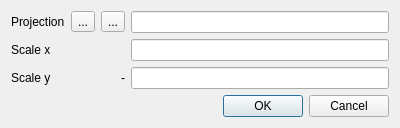
<?xml version="1.0" encoding="UTF-8"?>
<ui version="4.0">
 <class>IDlgNoMapConfig</class>
 <widget class="QDialog" name="IDlgNoMapConfig">
  <property name="geometry">
   <rect>
    <x>0</x>
    <y>0</y>
    <width>400</width>
    <height>118</height>
   </rect>
  </property>
  <property name="windowTitle">
   <string>Map Setup...</string>
  </property>
  <layout class="QVBoxLayout" name="verticalLayout">
   <item>
    <layout class="QGridLayout" name="gridLayout">
     <item row="0" column="0">
      <widget class="QLabel" name="label">
       <property name="text">
        <string>Projection</string>
       </property>
      </widget>
     </item>
     <item row="0" column="1" colspan="2">
      <layout class="QHBoxLayout" name="horizontalLayout">
       <item>
        <widget class="QToolButton" name="toolRestoreDefault">
         <property name="toolTip">
          <string>restore default</string>
         </property>
         <property name="text">
          <string>...</string>
         </property>
         <property name="icon">
          <iconset resource="resources.qrc">
           <normaloff>:/icons/refresh.png</normaloff>:/icons/refresh.png</iconset>
         </property>
        </widget>
       </item>
       <item>
        <widget class="QToolButton" name="toolProjWizzard">
         <property name="toolTip">
          <string>projection wizzard</string>
         </property>
         <property name="text">
          <string>...</string>
         </property>
         <property name="icon">
          <iconset resource="resources.qrc">
           <normaloff>:/icons/iconWizzard16x16.png</normaloff>:/icons/iconWizzard16x16.png</iconset>
         </property>
        </widget>
       </item>
      </layout>
     </item>
     <item row="0" column="3">
      <widget class="QLineEdit" name="lineProjection"/>
     </item>
     <item row="1" column="0">
      <widget class="QLabel" name="label_2">
       <property name="text">
        <string>Scale x</string>
       </property>
      </widget>
     </item>
     <item row="2" column="0">
      <widget class="QLabel" name="label_3">
       <property name="text">
        <string>Scale y</string>
       </property>
      </widget>
     </item>
     <item row="1" column="3">
      <widget class="QLineEdit" name="lineXScale"/>
     </item>
     <item row="2" column="3">
      <widget class="QLineEdit" name="lineYScale"/>
     </item>
     <item row="2" column="2">
      <widget class="QLabel" name="label_4">
       <property name="text">
        <string>-</string>
       </property>
       <property name="alignment">
        <set>Qt::AlignRight|Qt::AlignTrailing|Qt::AlignVCenter</set>
       </property>
      </widget>
     </item>
    </layout>
   </item>
   <item>
    <spacer name="verticalSpacer">
     <property name="orientation">
      <enum>Qt::Vertical</enum>
     </property>
     <property name="sizeHint" stdset="0">
      <size>
       <width>20</width>
       <height>45</height>
      </size>
     </property>
    </spacer>
   </item>
   <item>
    <widget class="QDialogButtonBox" name="buttonBox">
     <property name="orientation">
      <enum>Qt::Horizontal</enum>
     </property>
     <property name="standardButtons">
      <set>QDialogButtonBox::Cancel|QDialogButtonBox::Ok</set>
     </property>
    </widget>
   </item>
  </layout>
 </widget>
 <resources>
  <include location="resources.qrc"/>
 </resources>
 <connections>
  <connection>
   <sender>buttonBox</sender>
   <signal>accepted()</signal>
   <receiver>IDlgNoMapConfig</receiver>
   <slot>accept()</slot>
   <hints>
    <hint type="sourcelabel">
     <x>248</x>
     <y>254</y>
    </hint>
    <hint type="destinationlabel">
     <x>157</x>
     <y>274</y>
    </hint>
   </hints>
  </connection>
  <connection>
   <sender>buttonBox</sender>
   <signal>rejected()</signal>
   <receiver>IDlgNoMapConfig</receiver>
   <slot>reject()</slot>
   <hints>
    <hint type="sourcelabel">
     <x>316</x>
     <y>260</y>
    </hint>
    <hint type="destinationlabel">
     <x>286</x>
     <y>274</y>
    </hint>
   </hints>
  </connection>
 </connections>
</ui>
